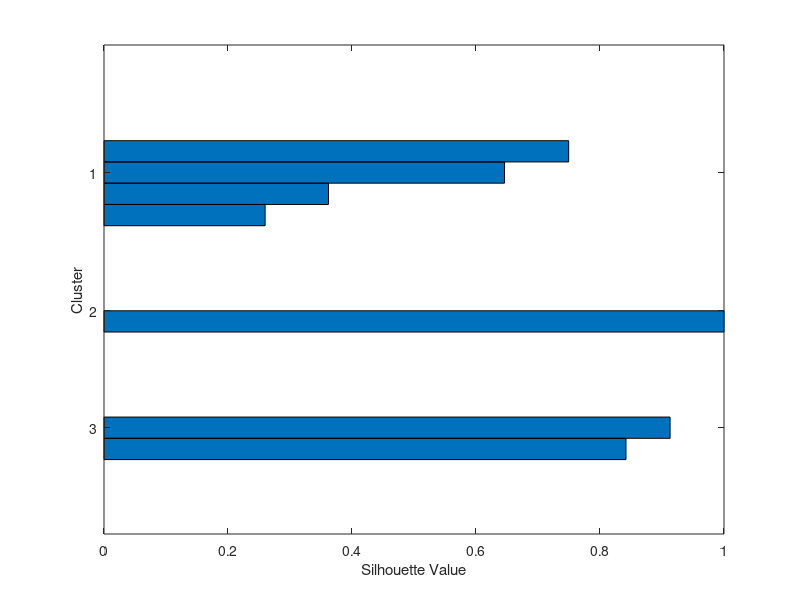

The MATLAB source for this figure:
%层次聚类分析
%最长距离法&欧式距离
% cityname=['福岗';'合肥';'武汉';'长沙';'桂林';'温州';'成都'];
cityname={'福岗';'合肥';'武汉';'长沙';'桂林';'温州';'成都'};
X=[16.2  1492  2000  -8.2  6.2
15.7  970   2209  -20.6  1.9
16.3  1260  2085  -17.3  2.8
17.2  1422  1726  -9.5   4.6
18.8  1874  1709  -4.9   8.0
17.9  1698  1848  -4.5   7.5
16.3  976   1239  -4.6   5.6];      
%数据标准化，即减去均值，然后除以标准差
X = zscore(X);

%K均值聚类分析，分3类，也可以人为指定初始凝聚点
idx=kmeans(X,3);

% 绘制轮廓图 ，并返回轮廓值向量S和图形句柄H
[S, H] = silhouette(X,idx);

%查看聚类结果
disp('No 1')
cityname{find(idx==1)}  %查看第1类所包含的地区
disp('No 2')
cityname{find(idx==2)} %查看第2类所包含的地区
disp('No 3')
cityname{find(idx==3)}  %查看第3类所包含的地区
